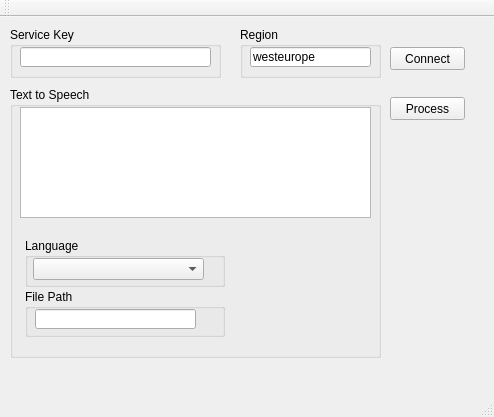
<?xml version="1.0" encoding="UTF-8"?>
<ui version="4.0">
 <class>MainWindow</class>
 <widget class="QMainWindow" name="MainWindow">
  <property name="geometry">
   <rect>
    <x>0</x>
    <y>0</y>
    <width>494</width>
    <height>417</height>
   </rect>
  </property>
  <property name="windowTitle">
   <string>MainWindow</string>
  </property>
  <widget class="QWidget" name="centralWidget">
   <widget class="QPushButton" name="connectBut">
    <property name="geometry">
     <rect>
      <x>390</x>
      <y>30</y>
      <width>75</width>
      <height>23</height>
     </rect>
    </property>
    <property name="text">
     <string>Connect</string>
    </property>
   </widget>
   <widget class="QGroupBox" name="groupBox">
    <property name="geometry">
     <rect>
      <x>10</x>
      <y>10</y>
      <width>211</width>
      <height>51</height>
     </rect>
    </property>
    <property name="title">
     <string>Service Key</string>
    </property>
    <widget class="QLineEdit" name="serviceKeyTextEdit">
     <property name="geometry">
      <rect>
       <x>10</x>
       <y>20</y>
       <width>191</width>
       <height>20</height>
      </rect>
     </property>
    </widget>
   </widget>
   <widget class="QGroupBox" name="groupBox_2">
    <property name="geometry">
     <rect>
      <x>240</x>
      <y>10</y>
      <width>141</width>
      <height>51</height>
     </rect>
    </property>
    <property name="title">
     <string>Region</string>
    </property>
    <widget class="QLineEdit" name="regionTextEdit">
     <property name="geometry">
      <rect>
       <x>10</x>
       <y>20</y>
       <width>121</width>
       <height>20</height>
      </rect>
     </property>
     <property name="text">
      <string>westeurope</string>
     </property>
    </widget>
   </widget>
   <widget class="QGroupBox" name="groupBox_3">
    <property name="geometry">
     <rect>
      <x>10</x>
      <y>70</y>
      <width>371</width>
      <height>271</height>
     </rect>
    </property>
    <property name="title">
     <string>Text to Speech</string>
    </property>
    <widget class="QTextEdit" name="textToSpeechEdit">
     <property name="geometry">
      <rect>
       <x>10</x>
       <y>20</y>
       <width>351</width>
       <height>111</height>
      </rect>
     </property>
    </widget>
    <widget class="QWidget" name="verticalLayoutWidget">
     <property name="geometry">
      <rect>
       <x>10</x>
       <y>140</y>
       <width>321</width>
       <height>121</height>
      </rect>
     </property>
     <layout class="QVBoxLayout" name="verticalLayout">
      <property name="spacing">
       <number>2</number>
      </property>
      <property name="leftMargin">
       <number>5</number>
      </property>
      <property name="rightMargin">
       <number>5</number>
      </property>
      <item>
       <widget class="QGroupBox" name="groupBox_5">
        <property name="maximumSize">
         <size>
          <width>200</width>
          <height>50</height>
         </size>
        </property>
        <property name="title">
         <string>Language</string>
        </property>
        <widget class="QComboBox" name="voicesBox">
         <property name="geometry">
          <rect>
           <x>8</x>
           <y>20</y>
           <width>171</width>
           <height>22</height>
          </rect>
         </property>
        </widget>
       </widget>
      </item>
      <item>
       <widget class="QGroupBox" name="groupBox_4">
        <property name="maximumSize">
         <size>
          <width>200</width>
          <height>50</height>
         </size>
        </property>
        <property name="title">
         <string>File Path</string>
        </property>
        <widget class="QLineEdit" name="lineEdit_3">
         <property name="geometry">
          <rect>
           <x>10</x>
           <y>20</y>
           <width>161</width>
           <height>20</height>
          </rect>
         </property>
        </widget>
       </widget>
      </item>
     </layout>
    </widget>
   </widget>
   <widget class="QPushButton" name="processButton">
    <property name="enabled">
     <bool>true</bool>
    </property>
    <property name="geometry">
     <rect>
      <x>390</x>
      <y>80</y>
      <width>75</width>
      <height>23</height>
     </rect>
    </property>
    <property name="text">
     <string>Process</string>
    </property>
   </widget>
  </widget>
  <widget class="QMenuBar" name="menuBar">
   <property name="geometry">
    <rect>
     <x>0</x>
     <y>0</y>
     <width>494</width>
     <height>21</height>
    </rect>
   </property>
  </widget>
  <widget class="QToolBar" name="mainToolBar">
   <attribute name="toolBarArea">
    <enum>TopToolBarArea</enum>
   </attribute>
   <attribute name="toolBarBreak">
    <bool>false</bool>
   </attribute>
  </widget>
  <widget class="QStatusBar" name="statusBar"/>
 </widget>
 <layoutdefault spacing="6" margin="11"/>
 <resources/>
 <connections/>
</ui>
